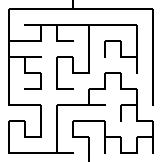
#> input picture 10 by 10 orthogonal maze.png, 162 x 162 px
$ python maze2graph.py
#> lines starting #> are read from the running program, lines starting #| are printed output that depends on the picture
import numpy as np
from PIL import Image
import time

def load_image( infilename ) :
#> called with infilename = '10 by 10 orthogonal maze.png'
    img = Image.open( infilename )
#> img is the input picture: PIL image 162x162 RGBA; mean R, G, B, A 224.1, 224.1, 224.1, 255
    impixels = img.load()
    #img.show()
    #print(impixels[0,0])
    print(img.getbands())
#| ('R', 'G', 'B', 'A')
    data = np.asarray( img, dtype="int32" )
    print("Image shape: ",data.shape)
#| Image shape:  (162, 162, 4)
    return data

def save_image( npdata, outfilename ) :
    print("Saved image shape: ",npdata.shape)
    #img = Image.fromarray(npdata,"RGBA")
    img = Image.fromarray( np.asarray( np.clip(npdata,0,255), dtype="uint8"), "RGBA" )
    img.save( outfilename )

def find_entry(data):
    #for i in data[0]:
    #print data[0].shape
    for index, x in enumerate(data[0]):
        if x[0] == 0:
            #print(index)
            #print(data[2][index][0])
            return 0,index
#> this loop made 73 passes

def find_exit(data):
    wd,hd,sd = data.shape
    for index, x in enumerate(data[-1]):
        if x[0] == 0:
            return wd-2,index


def find_dir(data,l,c,block=2):
    right=0
    left=0
    top=0
    down=0
    wd,hd,sd = data.shape
    #right
    if c < wd-block and data[l][c+block][0] == 0:
        right=block
    #left
    if c > block and (data[l][c-block][0] == 0 or data[l+1][c-block][0] == 0):
        left=block
    #down
    if l < hd-block and data[l+block][c][0] == 0:
        down=block
    #top
    if l > block and (data[l-block][c][0] == 0 or data[l-block][c+1][0] == 0):
        top=block
    return right,down,left,top

class Graph_state:
    def __init__(self,line,column,start=False):
        self.line = line
        self.column = column
        self.start = start
        self.children = []
        self.parent = None
        self.goal = False
    def isgoal(self, objective):
        if (objective[0] == self.line) and (objective[1] == self.column):
            self.goal = True
    def add(self,child):
        child.parent = self
        self.children.append(child)
    def __str__(self):
        repre = "(%d,%d)"%(self.line,self.column)
        return repre

def find_next_intersection(data, act_state, vector, objective):
    wd,hd,sd = data.shape
    if vector[0] != 0:
        #go right
        for x in range(act_state.column+vector[0],wd,vector[0]):
            right,down,left,top = find_dir(data,act_state.line,x)
            if right == 0: #found an edge
                new_state = Graph_state(act_state.line,x)
                new_state.isgoal(objective)
                act_state.add(new_state)
                #print("intersection right at: ",act_state.line,x)
                #print(" -> can go: ",(0,down,0,top))
                find_next_intersection(data, new_state, (0,down,0,top), objective)
                break
            if down != 0 or top != 0:
                new_state = Graph_state(act_state.line,x)
                new_state.isgoal(objective)
                act_state.add(new_state)
                #print("intersection right at: ",act_state.line,x)
                #print(" -> can go: ",(0,down,0,top))
                find_next_intersection(data, new_state, (0,down,0,top), objective)
    if vector[1] != 0:
        #go down
        for y in range(act_state.line+vector[1],hd,vector[1]):
            right,down,left,top = find_dir(data,y,act_state.column)
            if down == 0: #found an edge
                new_state = Graph_state(y,act_state.column)
                new_state.isgoal(objective)
                act_state.add(new_state)
                #print("intersection down at: ",y,act_state.column)
                #print(" -> can go: ",(right,0,left,0))
                find_next_intersection(data, new_state, (right,0,left,0), objective)
                break
            if right != 0 or left != 0:
                new_state = Graph_state(y,act_state.column)
                new_state.isgoal(objective)
                act_state.add(new_state)
                #print("intersection down at: %d,%d -> can go: %r"%(y,act_state.column,(right,0,left,0)))
                find_next_intersection(data, new_state, (right,0,left,0), objective)
    if vector[2] != 0:
        #go left
        for x in range(act_state.column-vector[2],0,-vector[2]):
            right,down,left,top = find_dir(data,act_state.line,x)
            if left == 0: #found an edge
                new_state = Graph_state(act_state.line,x)
                new_state.isgoal(objective)
                act_state.add(new_state)
                #print("intersection left at: ",act_state.line,x)
                #print(" -> can go: ",(0,down,0,top))
                find_next_intersection(data, new_state, (0,down,0,top), objective)
                break
            if down != 0 or top != 0:
                new_state = Graph_state(act_state.line,x)
                new_state.isgoal(objective)
                act_state.add(new_state)
                #print("intersection left at: %d,%d  -> can go: %r"%(act_state.line,x,(0,down,0,top)))
                find_next_intersection(data, new_state, (0,down,0,top), objective)
    if vector[3] != 0:
        #go up
        for y in range(act_state.line-vector[3],0,-vector[3]):
            right,down,left,top = find_dir(data,y,act_state.column)
            if top == 0: #found an edge
                new_state = Graph_state(y,act_state.column)
                new_state.isgoal(objective)
                act_state.add(new_state)
                #print("intersection up at: ",y,act_state.column)
                #print(" -> can go: ",(right,0,left,0))
                find_next_intersection(data, new_state, (right,0,left,0), objective)
                break
            if right != 0 or left != 0:
                new_state = Graph_state(y,act_state.column)
                new_state.isgoal(objective)
                act_state.add(new_state)
                #print("intersection up at: %d,%d -> can go: %r"%(y,act_state.column,(right,0,left,0)))
                find_next_intersection(data, new_state, (right,0,left,0), objective)

def count_state(root_state, count):
    for s in root_state.children:
        count += 1
        count += count_state(s,0)
    return count

def print_states(root_state, output):
    if root_state.start:
        output += "R:"+str(root_state) + ";"
    elif root_state.goal:
        output += "**"+str(root_state) + "**;"
    else:
        output += str(root_state) + ";"
    for s in root_state.children:
        output += print_states(s,"")
    return output

def draw_path(data,root_state):
    if root_state.start:
        data[root_state.line][root_state.column] = [0,255,0,255]
    elif root_state.goal:
        data[root_state.line][root_state.column] = [255,0,0,255]
    else:
        data[root_state.line][root_state.column] = [255,255,0,255]
    for s in root_state.children:
        draw_path(data,s)

t0 = time.time()
#img_data = load_image('4 by 4 orthogonal maze.png')
img_data = load_image('10 by 10 orthogonal maze.png')
#img_data = load_image('100 by 100 orthogonal maze.png')

l_entrada,c_entrada = find_entry(img_data)
#> l_entrada = 0; c_entrada = 72
lex,cex = find_exit(img_data)
#> the loop in find_exit, `for index, x in enumerate(data[-1]):` made 89 passes
#> lex = 160; cex = 88
objective = (lex,cex)
#> objective = (160, 88)
print("entrada: ",l_entrada,c_entrada)
#| entrada:  0 72
print("saida: ",objective)
#| saida:  (160, 88)
start_point = Graph_state(l_entrada,c_entrada,True)
#> in __init__, `self.line = line`: self.line = 0
#> in __init__, `self.column = column`: self.column = 72
start_point.isgoal(objective)
find_next_intersection(img_data,start_point,find_dir(img_data,l_entrada,c_entrada),objective)
#> the loop in find_next_intersection, `for y in range(act_state.line+vector[1],hd,vector[1]):` made 4 passes
total_state = count_state(start_point,1)

print("total states: %d"%total_state)
#| total states: 69
if total_state < 500:
    print(print_states(start_point,"-> "))
#> (printed output is left out)
else:
    print("muitos estados para imprimir...")
print("tempo de pre-processamento: %2.5f sec"%(time.time()-t0))

draw_path(img_data,start_point)
#> in draw_path, `data[root_state.line][root_state.column] = [0,255,0,255]`: data: shape (162, 162, 4) int32; mean R, G, B, A 224.1, 224.1, 224.1, 255
#> after the loop in draw_path, `for s in root_state.children:`:
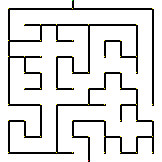
#> data: shape (162, 162, 4) int32; mean R, G, B, A 224.7, 224.7, 224, 255
save_image( img_data, 'solve.png' )
#| Saved image shape:  (162, 162, 4)
